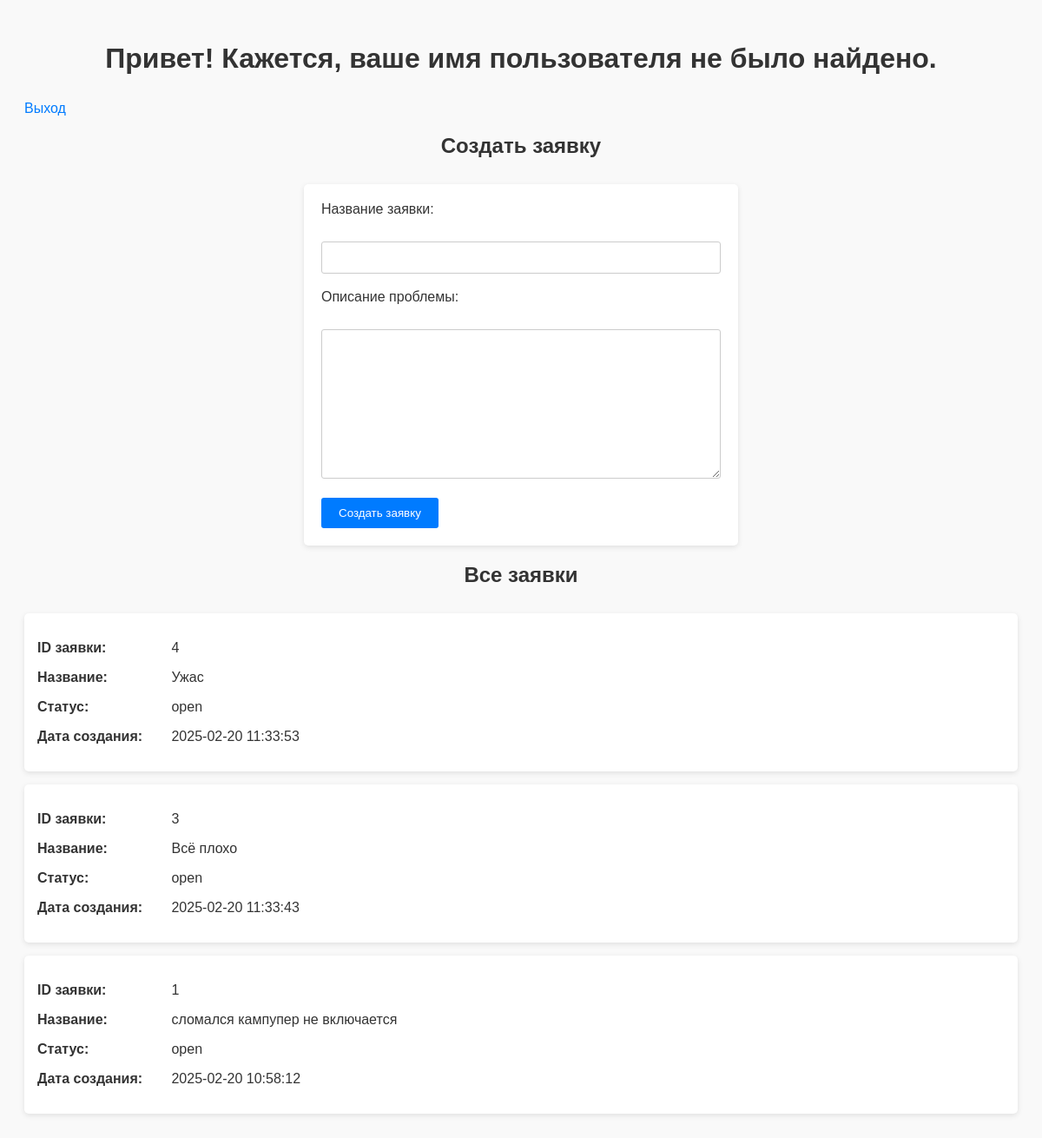
/project/dashboard.php (signed in), run on the app's committed database.
### tables this page shows
CREATE TABLE `tickets` (
  `id` int(11) NOT NULL,
  `user_id` int(11) NOT NULL,
  `title` varchar(100) NOT NULL,
  `description` text NOT NULL,
  `status` enum('open','in progress','closed') DEFAULT 'open',
  `created_at` timestamp NULL DEFAULT CURRENT_TIMESTAMP,
  `updated_at` datetime DEFAULT NULL ON UPDATE CURRENT_TIMESTAMP
);

### project/dashboard.php (the view, shortened to what this page needs)
<!DOCTYPE html>
<html lang="ru">
<head>
    <link rel="stylesheet" href="styles.css">
</head>
<body>
    <?php
        require_once 'config.php';
    ?>
    <?php
        if (isset($_SESSION['username'])) {
            echo "<h1>Добро пожаловать, " . $_SESSION['username'] . "! </h1>";
        } else {
            echo "<h1>Привет! Кажется, ваше имя пользователя не было найдено.</h1>";
        }
    ?>
    <a href="logout.php">Выход</a>
    <h2>Создать заявку</h2>
    <form method="post">
        <label for="title">Название заявки:</label><br>
        <input type="text" name="title" required><br><br>
        <label for="description">Описание проблемы:</label><br>
        <textarea name="description" rows="10" cols="50" required></textarea><br><br>
        <button type="submit" name="create_ticket">Создать заявку</button>
    </form>
    <h2>Все заявки</h2>
    <?php
        try {
            if ($_SESSION['role'] === 'admin') {
                $stmt = $conn->query("SELECT * FROM tickets ORDER BY created_at DESC");
            } else {
                $stmt = $conn->prepare("SELECT * FROM tickets WHERE user_id = :user_id ORDER BY created_at DESC");
                $stmt->bindParam(':user_id', $_SESSION['user_id']);
            }
            $stmt->execute();
            $tickets = $stmt->fetchAll(PDO::FETCH_ASSOC);
            if (count($tickets) > 0) {
                foreach ($tickets as $ticket) {
                    echo "<div class='ticket'>
                            <p><strong>ID заявки:</strong> {$ticket['id']}</p>
                            <p><strong>Название:</strong> {$ticket['title']}</p>
                            <p><strong>Статус:</strong> {$ticket['status']}</p>
                            <p><strong>Дата создания:</strong> {$ticket['created_at']}</p>";
                    echo "</div>";
                }
            } else {
                echo "Нет активных заявок.";
            }
        } catch(PDOException $e) {
            echo "Ошибка получения заявок: " . $e->getMessage();
        }
    ?>
</body>
</html>

### project/styles.css (style rules this page uses)
* { box-sizing: border-box; font-family: Arial, sans-serif; color: #333; }
body { background-color: #f9f9f9; padding: 20px; }
h1, h2 { text-align: center; margin-bottom: 30px; }
.ticket { background-color: white; border-radius: 5px; padding: 15px; margin-bottom: 15px; box-shadow: 0 2px 6px rgba(0, 0, 0, 0.1); }
.ticket p strong { display: inline-block; width: 150px; font-weight: bold; }
form { max-width: 500px; margin: 0 auto; padding: 20px; background-color: white; border-radius: 5px; box-shadow: 0 2px 6px rgba(0, 0, 0, 0.1); }
form label { display: block; margin-bottom: 10px; }
form input, form textarea { width: 100%; padding: 10px; border: 1px solid #ccc; border-radius: 3px; outline: none; }
form button { padding: 10px 20px; background-color: #007bff; color: white; border: none; border-radius: 3px; cursor: pointer; transition: background-color 0.3s ease; }
a { color: #007bff; text-decoration: none; }

### data on the page
tickets: id "4", title "Ужас", status "open", created_at "2025-02-20 11:33:53"
tickets: id "3", title "Всё плохо", status "open", created_at "2025-02-20 11:33:43"
tickets: id "1", title "сломался кампупер не включается", status "open", created_at "2025-02-20 10:58:12"
